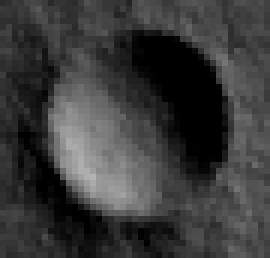
#> input picture src/training/crop1.ppm, 45 x 43 px, found by its file name (shown 6 times larger)
$ python test.py
#> lines starting #> are read from the running program, lines starting #| are printed output that depends on the picture
### src/shownp.py
import numpy as np
import os, pickle
from PIL import Image
import matplotlib.pyplot as plt
import matplotlib
from PIL import ImageDraw

def reverseCoordinates(point):
    point = [point[1], point[0]]
    return point

# [22 lines left out: functions searchForFartestPoint, findClosestPointTo, not called in this run]


def drawpoint(draw, point, width):
    draw.line((point[0], point[1] - 1, point[0], point[1] + 1),outline='#31ff00', width = width)
    draw.line((point[0] - 1, point[1], point[0] + 1, point[1]),outline='#31ff00', width = width)

# [11 lines left out: function findEdges, not called in this run]

def RGBToGray(rgb):
    return 255 - np.dot(rgb[..., :3], [0.299, 0.587, 0.114])

def showGray(img):
    fig = plt.figure()
    ax = fig.add_subplot(1, 1, 1)
    ax.matshow(img, cmap=matplotlib.cm.binary)
    plt.xticks(np.array([]))
    plt.yticks(np.array([]))
    plt.show()


# [57 lines left out: functions saveData, loadData, plotClusters, calculateMiddlePoint, draw_ellipse, not called in this run]

### src/test.py
# [12 lines of commented-out code are left out]
from PIL import Image
from PIL import ImageDraw

import numpy as np

import shownp as viewer

from PIL import Image, ImageDraw

im = Image.open("TRN/crop1.ppm")
#> im is the input picture: PIL image 45x43 RGB; min 0, max 178, mean 58.5
imagematrix = viewer.RGBToGray(np.asarray(im))
#> in RGBToGray, `return 255 - np.dot(rgb[..., :3], [0.299, 0.587, 0.114])`:
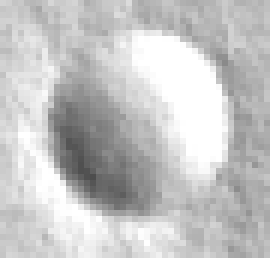
#> returned value: shape (43, 45) float64 (shown 6 times larger); min 77, max 255, mean 196.5
viewer.showGray(imagematrix)

# [10 lines of commented-out code are left out]

$ run again, with src/training/crop2.ppm copied over src/training/crop1.ppm
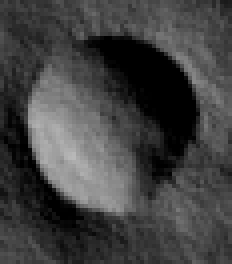
#> input picture src/training/crop2.ppm, 58 x 66 px, found by its file name (shown 4 times larger)
#> im is the input picture: PIL image 58x66 RGB; min 0, max 184, mean 65.9
#> in RGBToGray, `return 255 - np.dot(rgb[..., :3], [0.299, 0.587, 0.114])`:
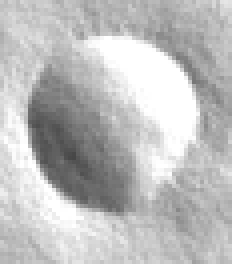
#> returned value: shape (66, 58) float64 (shown 4 times larger); min 71, max 255, mean 189.1

$ run again, with src/training/crop3.ppm copied over src/training/crop1.ppm
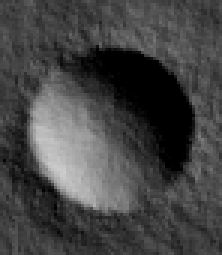
#> input picture src/training/crop3.ppm, 74 x 85 px, found by its file name (shown 3 times larger)
#> im is the input picture: PIL image 74x85 RGB; min 0, max 204, mean 68.5
#> in RGBToGray, `return 255 - np.dot(rgb[..., :3], [0.299, 0.587, 0.114])`:
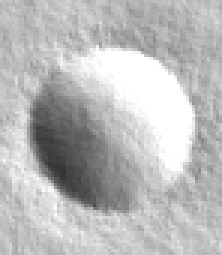
#> returned value: shape (85, 74) float64 (shown 3 times larger); min 51, max 255, mean 186.5

$ run again, with src/training/crop4.ppm copied over src/training/crop1.ppm
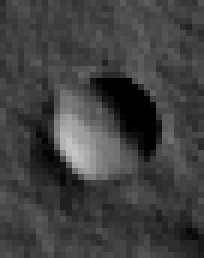
#> input picture src/training/crop4.ppm, 34 x 43 px, found by its file name (shown 6 times larger)
#> im is the input picture: PIL image 34x43 RGB; min 0, max 200, mean 64.7
#> in RGBToGray, `return 255 - np.dot(rgb[..., :3], [0.299, 0.587, 0.114])`:
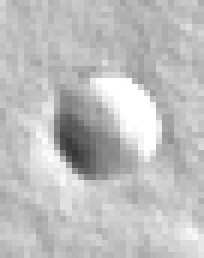
#> returned value: shape (43, 34) float64 (shown 6 times larger); min 55, max 255, mean 190.3
